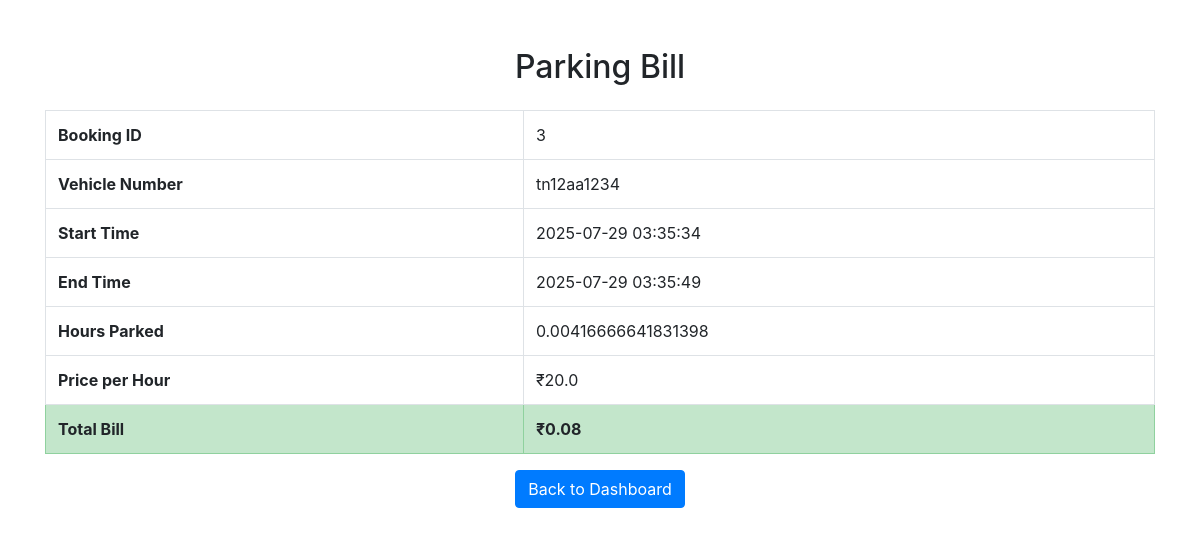
Screenshot of /user/bill/11 (signed in) with the database file from the repository.
### tables this page shows
CREATE TABLE Bookings (
              booking_id  INTEGER PRIMARY KEY AUTOINCREMENT,
              spot_id     INTEGER NOT NULL,
              vehicle_id  INTEGER NOT NULL,
              start_time  DATETIME NOT NULL DEFAULT CURRENT_TIMESTAMP,
              end_time    DATETIME,
              status      TEXT    NOT NULL DEFAULT 'Booked'
                           CHECK(status IN ('Booked','Completed','Cancelled')),
              duration_hours Float Default NULL,
              total_amount Float Default NULL,
              FOREIGN KEY(spot_id)    REFERENCES ParkingSpots(spot_id)
                ON DELETE CASCADE,
              FOREIGN KEY(vehicle_id) REFERENCES Vehicles(vehicle_id)
                ON DELETE CASCADE
            );

CREATE TABLE ParkingLots (
              lot_id         INTEGER PRIMARY KEY AUTOINCREMENT,
              address        TEXT    NOT NULL,
              pin_code       TEXT,
              price_per_hour REAL    NOT NULL,
              max_spots      INTEGER NOT NULL,
              created_at     DATETIME DEFAULT CURRENT_TIMESTAMP,
              free_spots   INTEGER NOT NULL
            );

### app.py (the view)
@app.route('/user/bill/<int:spotid>', methods=['GET', 'POST'])
def bill_details(spotid):
    det = user_history(session.get('user_id'))
    for d in det:
        if d[3] == spotid:
            spot = d
            break
    with sqlite3.connect(DB) as con:
        cur = con.cursor()
        cur.execute('''
        SELECT ps.price_per_hour
        FROM ParkingLots ps join ParkingSpots s
        WHERE ps.lot_id = s.lot_id and s.spot_id = ?
        ''', (spot[3],))
        price_per_hour = cur.fetchone()[0]
        cur.execute('''
        SELECT duration_hours
        FROM Bookings
        WHERE booking_id = ?
        ''', (spot[0],))
        hours = cur.fetchone()[0]
        total_amount = price_per_hour * hours
        cur.execute('''
                            UPDATE Bookings
                            SET total_amount = ?
                            WHERE spot_id= ?
                        ''', (total_amount, spot[3]))
        cur.execute('''
                SELECT start_time, end_time, duration_hours
                FROM Bookings
                WHERE booking_id = ?
                ''', (spot[0],))
        data = cur.fetchone()
        spot = list(spot)
        spot.extend(data)
        spot.append(round(total_amount, 2))
        spot.append(price_per_hour)
        con.commit()
    return render_template('billDisplay.html', spot=spot)

### templates/billDisplay.html (shortened to what this page needs)
<!DOCTYPE html>
<html lang="en">
<head>
    <link rel="stylesheet" href="https://cdn.jsdelivr.net/npm/bootstrap@4.6.0/dist/css/bootstrap.min.css">
</head>
<body>
<div class="container mt-5">
    <h2 class="text-center mb-4">Parking Bill</h2>
    <table class="table table-bordered">
        <tr>
            <th>Booking ID</th>
            <td>{{ spot[0] }}</td>
        </tr>
        <tr>
            <th>Vehicle Number</th>
            <td>{{ spot[4] }}</td>
        </tr>
        <tr>
            <th>Start Time</th>
            <td>{{ spot[-5] }}</td>
        </tr>
        <tr>
            <th>End Time</th>
            <td>{{ spot[-4] }}</td>
        </tr>
        <tr>
            <th>Hours Parked</th>
            <td>{{ spot[-3] }}</td>
        </tr>
        <tr>
            <th>Price per Hour</th>
            <td>₹{{ spot[-1] }}</td>
        </tr>
        <tr class="table-success">
            <th>Total Bill</th>
            <td><strong>₹{{ spot[-2] }}</strong></td>
        </tr>
    </table>
    <div class="text-center">
        <a href="{{ url_for('dashboard', userid=spot[1]) }}" class="btn btn-primary">Back to Dashboard</a>
    </div>
</div>
</body>
</html>

### rows the page displays
Bookings: start_time "2025-07-29 03:35:34", end_time "2025-07-29 03:35:49", duration_hours "0.00416666641831398"
ParkingLots: price_per_hour "20.0"

### other values shown
{{ spot[0] }} "3"
{{ spot[4] }} "tn12aa1234"
{{ spot[-2] }} "0.08"
